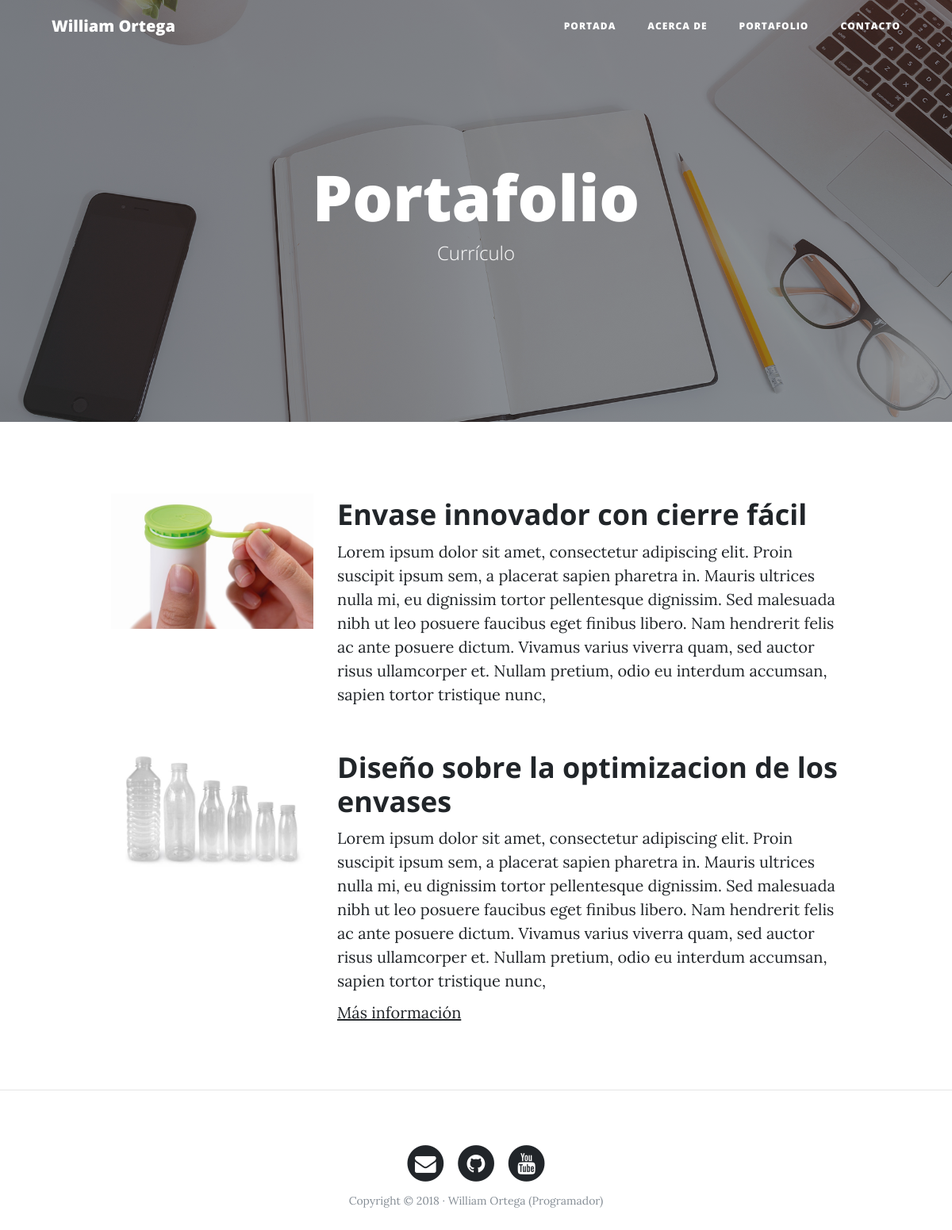
The page /portfolio/ on the database its author committed.
### portfolio/models.py (models this page shows, shortened)
class Project(models.Model):
    title = models.CharField(max_length=200, verbose_name='Título')
    description = models.TextField(verbose_name='Descripción')
    image = models.ImageField(verbose_name='Imagen', upload_to="projects")
    link = models.URLField(verbose_name='Dirección Web', null=True, blank=True)
    created = models.DateTimeField(auto_now_add=True, verbose_name='Fecha de creación')
    updated = models.DateTimeField(auto_now=True, verbose_name='Fecha de edición')
    class Meta:
        verbose_name = 'proyecto'
        verbose_name_plural = 'proyectos'
        ordering = ['-created']

### portfolio/views.py (the view)
# urls.py: path('portfolio/',portfolio_views.portfolio, name='portfolio'),
def portfolio(request):
    projects = Project.objects.all()
    return render(request, 'portfolio/portfolio.html', {'projects':projects})

### portfolio/templates/portfolio/portfolio.html (shortened to what this page needs)
{% extends 'core/base.html' %}
{% block background %}{% load static %}{% static "core/img/portfolio-bg.jpg" %}{% endblock %}
{% block headers %}
<h1>Portafolio</h1>
<span class="subheading">Currículo</span>
{% endblock %}
{% block content%}
    {% for project in projects %}
        <div class="row project">
            <div class="col-lg-3 col-md-4 offset-lg-1">
                <img class="img-fluid" src={{project.image.url}} alt="">
            </div>
        <div class="col-lg-7 col-md-8">
                <h2 class="section-heading title">{{project.title}}</h2>
            <p>{{project.description}}</p>
            {% if project.link %}
                <p><a  href="{{project.link}}">Más información</a ></p>
            {% endif %}
            </div>
        </div>
{% endfor %}
{% endblock %}

### core/templates/core/base.html (shortened to what this page needs)
<!DOCTYPE html>
<html lang="es">
  <head>
    {% load static %}
    <link href="{% static 'core/vendor/bootstrap/css/bootstrap.min.css' %}" rel="stylesheet">
    <link href="{% static 'core/vendor/font-awesome/css/font-awesome.min.css' %}" rel="stylesheet" type="text/css">
    <link href="{% static 'core/css/clean-blog.min.css' %}" rel="stylesheet">
  </head>
  <body>
    <nav class="navbar navbar-expand-lg navbar-light fixed-top" id="mainNav">
      <div class="container">
        <a class="navbar-brand" href="{% url 'home' %}">William Ortega</a>
        <div class="collapse navbar-collapse" id="navbarResponsive">
          <ul class="navbar-nav ml-auto">
            <li class="nav-item">
              <a class="nav-link" href="{% url 'home' %}">Portada</a>
            </li>
            <li class="nav-item">
              <a class="nav-link" href="{% url 'about' %}">Acerca de</a>
            </li>
            <li class="nav-item">
              <a class="nav-link" href="{% url 'portfolio' %}">Portafolio</a>
            </li>
            <li class="nav-item">
              <a class="nav-link" href="{% url 'contact' %}">Contacto</a>
            </li>
          </ul>
        </div>
      </div>
    </nav>
    <header class="masthead" style="background-image: url('{% block background %}{% endblock %}')">
      <div class="overlay"></div>
      <div class="container">
        <div class="row">
          <div class="col-lg-8 col-md-10 mx-auto">
            <div class="site-heading">
              {% block headers %}{% endblock %}
            </div>
          </div>
        </div>
      </div>
    </header>
    <div class="container">
        {% block content %}{% endblock %}
    </div>
    {% if request.path != "/" %}<hr>{% endif %}
    <footer>
      <div class="container">
        <div class="row">
          <div class="col-lg-8 col-md-10 mx-auto">
            <ul class="list-inline text-center">
              <li class="list-inline-item">
                <a href="#">
                  <span class="fa-stack fa-lg">
                    <i class="fa fa-circle fa-stack-2x"></i>
                    <i class="fa fa-envelope fa-stack-1x fa-inverse"></i>
                  </span>
                </a>
              </li>
              <li class="list-inline-item">
                <a href="#">
                  <span class="fa-stack fa-lg">
                    <i class="fa fa-circle fa-stack-2x"></i>
                    <i class="fa fa-github fa-stack-1x fa-inverse"></i>
                  </span>
                </a>
              </li>
              <li class="list-inline-item">
                <a href="#">
                  <span class="fa-stack fa-lg">
                    <i class="fa fa-circle fa-stack-2x"></i>
                    <i class="fa fa-youtube fa-stack-1x fa-inverse"></i>
                  </span>
                </a>
              </li>
            </ul>
            <p class="copyright text-muted">Copyright &copy; 2018 · William Ortega (Programador) </p>
          </div>
        </div>
      </div>
    </footer>
  </body>
</html>

### rows shown on the page
Project: image (picture), title "Envase innovador con cierre fácil", description "Lorem ipsum dolor sit amet, consectetur adipiscing elit. Proin suscipit ipsum sem, a placerat sapien pharetra in. Mauris ultrices nulla mi, eu dignissim tortor pellentesque dignissim. Sed malesuada nibh ut leo posuere faucibus eget finibus libero. Nam hendrerit felis ac ante posuere dictum. Vivamus varius viverra quam, sed auctor risus ullamcorper et. Nullam pretium, odio eu interdum accumsan, sapien tortor tristique nunc,"
Project: image (picture), title "Diseño sobre la optimizacion de los envases", description "Lorem ipsum dolor sit amet, consectetur adipiscing elit. Proin suscipit ipsum sem, a placerat sapien pharetra in. Mauris ultrices nulla mi, eu dignissim tortor pellentesque dignissim. Sed malesuada nibh ut leo posuere faucibus eget finibus libero. Nam hendrerit felis ac ante posuere dictum. Vivamus varius viverra quam, sed auctor risus ullamcorper et. Nullam pretium, odio eu interdum accumsan, sapien tortor tristique nunc,"
